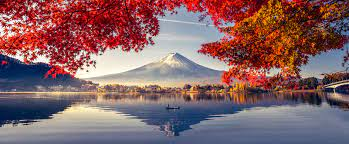
#> input picture image.png, 349 x 144 px
$ python 'Colour Mask.py'
#> lines starting #> are read from the running program, lines starting #| are printed output that depends on the picture; after the words box and inside, x2 and y2 are one past the last pixel; in counts of white or black regions, pixels touching at a corner belong together
import cv2
import numpy as np


img = cv2.imread("image.png")
#> img is the input picture: shape (144, 349, 3); mean B, G, R 101.2, 98.1, 133.7
cv2.imshow("test", img)
cv2.waitKey(0)
cv2.destroyAllWindows()

hsv = cv2.cvtColor(img, cv2.COLOR_BGR2HSV)
#> hsv: shape (144, 349, 3); mean H, S, V 82.4, 115.4, 146.2
lower_bound = np.array([0, 100, 100])
upper_bound = np.array([13, 255, 255])
mask = cv2.inRange(hsv, lower_bound, upper_bound)
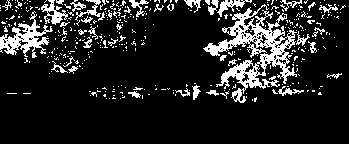
#> mask: shape (144, 349); 14.3% white; 390 white regions (348 under 20 px), largest, box (x1, y1, x2, y2) and area: (203, 4, 297, 103) 2897, (0, 11, 53, 58) 889, (41, 0, 68, 25) 276
cv2.imshow("test", mask)
cv2.waitKey(0)
cv2.destroyAllWindows()

kernel = np.ones((7,7),np.uint8)
mask = cv2.morphologyEx(mask, cv2.MORPH_CLOSE, kernel)
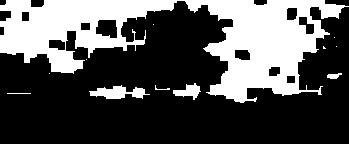
#> mask: shape (144, 349); 32.5% white; 12 white regions (6 under 20 px), largest, box (x1, y1, x2, y2) and area: (0, 0, 349, 103) 15495, (89, 85, 150, 99) 471, (173, 83, 201, 100) 238, (327, 73, 342, 79) 60, (7, 93, 31, 94) 24, (155, 85, 170, 90) 23
mask = cv2.morphologyEx(mask, cv2.MORPH_OPEN, kernel)
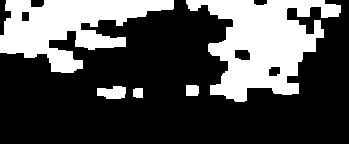
#> mask: shape (144, 349); 30.6% white; 5 white regions
cv2.imshow("test", mask)
cv2.waitKey(0)
cv2.destroyAllWindows()

segmented_img = cv2.bitwise_and(img, img, mask=mask)
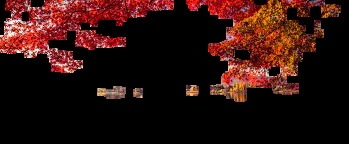
#> segmented_img: shape (144, 349, 3); mean B, G, R 13.9, 17.8, 46.6
cv2.imshow("test", segmented_img)
cv2.waitKey(0)
cv2.destroyAllWindows()

contours, hierarchy = cv2.findContours(mask.copy(), cv2.RETR_EXTERNAL, cv2.CHAIN_APPROX_SIMPLE)
#> contours = 5 contours; box (x1, y1, x2, y2) and area: (186, 0, 341, 102) 8179, (0, 0, 174, 73) 6220, (97, 86, 126, 99) 262, (186, 85, 199, 96) 117, (133, 88, 143, 98) 77
output = cv2.drawContours(segmented_img, contours, -1, (0, 0, 255), 3)
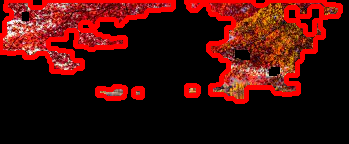
#> output: shape (144, 349, 3); mean B, G, R 9.2, 12.5, 68.9

cv2.imshow("Output", output)
cv2.waitKey(0)
cv2.destroyAllWindows()
